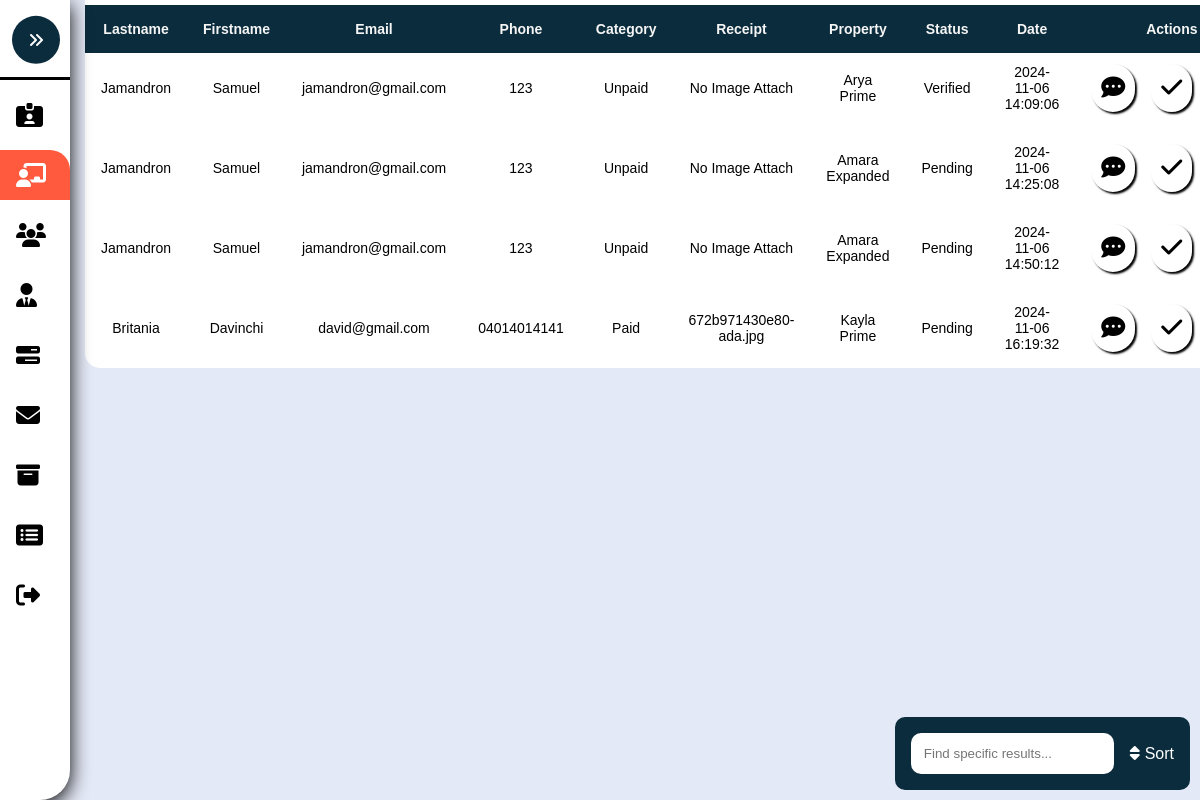
/Admin-Pending.php, run on the app's committed database.
### tables this page shows
CREATE TABLE `pending` (
  `PendingID` int(8) NOT NULL,
  `Lastname` varchar(255) NOT NULL,
  `Firstname` varchar(255) NOT NULL,
  `Email` varchar(255) NOT NULL,
  `Phone` varchar(255) NOT NULL,
  `Message` varchar(255) NOT NULL,
  `Address` varchar(255) NOT NULL,
  `Category` varchar(255) NOT NULL,
  `Receipt` longblob NOT NULL,
  `Date` timestamp NOT NULL DEFAULT current_timestamp(),
  `Status` varchar(255) NOT NULL,
  `Requirements` varchar(255) NOT NULL,
  `UserID` int(8) NOT NULL,
  `PropertyID` int(8) NOT NULL
);

CREATE TABLE `properties` (
  `PropertyID` int(8) NOT NULL,
  `Property` varchar(255) NOT NULL,
  `Description` varchar(255) NOT NULL,
  `Price` varchar(255) NOT NULL,
  `Bedrooms` int(8) NOT NULL,
  `Bathrooms` int(8) NOT NULL,
  `Lot` varchar(255) NOT NULL,
  `Block` varchar(255) NOT NULL,
  `Phase` varchar(255) NOT NULL,
  `Area_sqft` varchar(255) NOT NULL,
  `VirtualTour` varchar(255) NOT NULL,
  `Calendar` timestamp NOT NULL DEFAULT current_timestamp(),
  `Status` varchar(255) NOT NULL,
  `IExterior` longblob DEFAULT NULL,
  `IBedroom` longblob DEFAULT NULL,
  `IBathroom` longblob DEFAULT NULL,
  `IAttic` longblob DEFAULT NULL,
  `IDining` longblob DEFAULT NULL,
  `Role` varchar(255) NOT NULL,
  `UserID` int(7) NOT NULL COMMENT 'Foreign key of User table'
);

### Admin-Pending.php (the view, shortened to what this page needs)
<?php
	include './Assets/Php/Connection.php';
?>
<!DOCTYPE html>
<html>
<head>
	<link rel="stylesheet" type="text/css" href="./Assets/Css/Admin.css?v=<?php echo time(); ?>">
</head>
<body>
	<nav class="sidebar close" id="sidebar">
		<header>
			<figure class="image-container">
			</figure>
			<button class="toggle">
				<i class="fa-solid fa-angles-right"></i>
			</button>
		</header>
		<div class="menu-bar">
			<div class="menu">
				<ul class="menu-links">
					<li class="nav-link">
						<a href="./Admin-Account.php">
							<i class="fa-solid fa-id-card-clip"></i>
						</a>
					</li>
					<li class="nav-link">
						<a href="./Admin-Pending.php" class="active">
							<i class="fa-solid fa-chalkboard-user"></i>
						</a>
					</li>
					<li class="nav-link">
						<a href="./Admin-Users.php" class="dashboard-list-item">
							<i class="fa-solid fa-users"></i>
						</a>
					</li>
					<li class="nav-link">
						<a href="./Admin-Management.php" class="dashboard-list-item">
							<i class="fa-solid fa-user-tie"></i>
						</a>
					</li>
					<li class="nav-link">
						<a href="./Admin-Properties.php" class="dashboard-list-item">
							<i class="fa-solid fa-bars-progress"></i>
						</a>
					</li>
					<li class="nav-link">
						<a href="Admin-Message.php" class="dashboard-list-item">
							<i class="fa-solid fa-envelope"></i>
						</a>
					</li>
					<li class="nav-link">
						<a href="./Admin-Archieve.php" class="dashboard-list-item">
							<i class="fa-solid fa-box-archive"></i>
						</a>
					</li>
					<li class="nav-link">
						<a href="Admin-SoldProperties.php" class="dashboard-list-item">
							<i class="fa-solid fa-rectangle-list"></i>
						</a>
					</li>
					<li class="nav-link">
						<a href="./Assets/Php/Logout.php" class="dashboard-list-item">
							<i class="fa-solid fa-right-from-bracket"></i>
						</a>
					</li>
				</ul>
			</div>
		</div>
	</nav>
	<main class="main">
		<section class="Table-section" id="Table-Section">
			<div class="container">
				<table class="table" id="table">
					<tr>
						<th>Lastname</th>
						<th>Firstname</th>
						<th>Email</th>
						<th>Phone</th>
						<th>Category</th>
						<th>Receipt</th>
						<th>Property</th>
						<th>Status</th>
						<th>Date</th>
						<th class="action-center">Actions</th>
					</tr>
				<?php
					if(isset($_POST['Sort-btn'])){
						$Sortlist = $_POST['Sort-Option'];
						if($Sortlist == "Paid"){
							$sql = "SELECT Pending.*, Properties.Property FROM Pending JOIN Properties ON Pending.PropertyID = Properties.PropertyID WHERE Category = 'Paid' ";
						}elseif($Sortlist == "Unpaid"){
							$sql = "SELECT Pending.*, Properties.Property FROM Pending JOIN Properties ON Pending.PropertyID = Properties.PropertyID WHERE Category = 'Unpaid' ";
						}elseif($Sortlist == "Pending"){
							$sql = "SELECT Pending.*, Properties.Property FROM Pending JOIN Properties ON Pending.PropertyID = Properties.PropertyID WHERE Pending.Status = 'Pending' ";
						}elseif($Sortlist == "Verified"){
							$sql = "SELECT Pending.*, Properties.Property FROM Pending JOIN Properties ON Pending.PropertyID = Properties.PropertyID WHERE Pending.Status = 'Verified' ";
						}elseif($Sortlist == "Declined"){
							$sql = "SELECT Pending.*, Properties.Property FROM Pending JOIN Properties ON Pending.PropertyID = Properties.PropertyID WHERE Pending.Status = 'Declined' ";
						}else{
							$sql = "SELECT Pending.*, Properties.Property FROM Pending JOIN Properties ON Pending.PropertyID = Properties.PropertyID ORDER BY Category DESC";
						}
					}else{
						$sql = "SELECT Pending.*, Properties.Property FROM Pending JOIN Properties ON Pending.PropertyID = Properties.PropertyID ";
					}
						$rs = mysqli_query($conn, $sql);
						if($rs){
							while ($row = mysqli_fetch_assoc($rs)) {
								$PendingID = $row['PendingID'];
								$Lastname = $row['Lastname'];
								$Firstname = $row['Firstname'];
								$Email = $row['Email'];
								$Phone = $row['Phone'];
								$Selected_Property = $row['Property'];
								$Status = $row['Status'];
								$Category = $row['Category'];
								$Receipt = $row['Receipt'];
								$Date = $row['Date'];
								echo "
								<tr>
									<td>".$Lastname."</td>
									<td>".$Firstname."</td>
									<td>".$Email."</td>
									<td>".$Phone."</td>
									<td>".$Category."</td>
									<td>".$Receipt."</td>
									<td>".$Selected_Property."</td>
									<td>".$Status."</td>
									<td>".$Date."</td>
									<td class='td-action'>
										<a href='./Admin-ViewPending.php?ViewID=".$PendingID."' class='custom-tooltip' data-title='View/Edit'>
											<i class='fa-solid fa-comment-dots'></i>
										</a>
										<a href='./Assets/Php/Admin.php?SelectedID=".$PendingID."' onclick='return AcceptConfirmation()'' class='custom-tooltip' data-title='Confirm'>
											<i class='fa-sharp fa-solid fa-check'></i>
										</a>
										<a href='./Assets/Php/Admin.php?archiveID=".$PendingID."&value=Pending' onclick='return archiveConfirmation()'' class='custom-tooltip' data-title='Archive'>
											<i class='fa-solid fa-box-archive' ></i>
										</a>
									</td>
								</tr>
								";
							}
							echo " </table>";
						}
					?>
			</div>
		</section>
		<form method="POST">
			<div class="float-diagram">
				<div class="form-items">
					<input type="search" list="Options" name="Sort-Option" placeholder="Find specific results...">
				</div>
				<button type="submit" name="Sort-btn" ><i class="fa-solid fa-sort"></i> Sort </button>
			</div>
		</form>
	</main>
</body>
</html>

### Assets/Css/Admin.css (style rules this page uses)
:root { --dark-jungle-green: hsl(188, 63%, 7%); --prussian-blue: hsl(200, 69%, 14%); --raisin-black-1: hsl(227, 29%, 13%); --raisin-black-2: hsl(229, 17%, 19%); --yellow-green: hsl(89, 72%, 85%); --orange-soda: hsl(9,100%, 62%); --cultured-1: hsl(0, 0%, 93%); --cultured-2:hsl(192, 24%, 96%); --misty-rose: hsl(210, 100%, 97%); --alice-blue: hsl(8, 100%, 97%); --seashell: hsl(8,100%, 97%); --cadet: hsl(0, 0%, 100%); --white: hsl(0,0%, 100%); --black:hsl(0,0%,0%); --opal: hsl(180, 20%, 62%); --head-foot-bg-amaresa: rgba(255, 255, 255, 0.66); --header-bg-amaresa-shadow:0 4px 30px rgba(0, 0, 0, 0.1); --footer-bg-amaresa-shadow:0 -4px 30px rgba(0, 0, 0, 0.1); --amaresa-box-shadow: 2px 2px 2px black; --amaresa-bg:#f0f0f0; --body-color: #E4E9F7; --sidebar-color: #FFF; --sidebar-text-color: #707070; --sidebar-toggle-color: #DDD; --ff-numito-sans:"Nunito Sans", sans-serif; --ff-poppins:"Poppins", sans-serif; --fs-1: 1.875rem; --fs-2: 1.5rem; --fs-3: 1.375rem; --fs-4: 1.125rem; --fs-5: 0.875rem; --fs-6: 0.813rem; --fs-7: 0.75rem; --fw-500: 500; --fw-600: 600; --fw-700: 700; --transition:0.25s ease; --section-spacing: 100px; --shadow-1: 0 5px 20px hsla(219, 56%, 21%, 0.1); --shadow-1: 0 16px 32px hsla(188, 63%, 63%, 0.1); }
*, *::before, *::after { padding: 0; margin: 0; box-sizing: border-box; }
li { list-style: none; }
a { text-decoration: none; }
a, img, span, button, i { display: block; }
button { border:none; outline: none; background: none; font: inherit; text-align: left; cursor: pointer; }
i { pointer-events: none; }
html { font-family: var(--ff-numito-sans); scroll-behavior: smooth; }
body { background: var(--body-color); overflow-x: hidden; }
.container { padding-inline:15px; }
button, a { transition: var(--transition); }
.sidebar { position: fixed; top: 0; left: 0; box-shadow: 2px 2px 15px var(--orange-soda); border-bottom-right-radius: 30px; width: 250px; height: 100vh; background: var(--sidebar-color); transition: .5s ease; z-index: 100; }
.sidebar.close { width: 70px; box-shadow: 0 5px 20px black; }
.sidebar.close .toggle { transform: translate(-50%,-40%); background: var(--prussian-blue); }
.sidebar figure { border-bottom: 3px solid black; position: relative; }
.sidebar header { position: relative; }
.sidebar header .toggle { position: absolute; top: 30%; right:-20%; cursor: pointer; padding: 1rem; background: var(--orange-soda); color: var(--white); border-radius: 100%; display: flex; justify-content: center; align-items: center; transform: rotate(180deg) translate(40%); }
.sidebar .nav-link a { height: 50px; margin-top: 10px; display: flex; justify-content: left; align-items: center; color: black; transition:var(--transition); }
.sidebar .nav-link i { margin-inline: 1rem; font-size: var(--fs-2); }
.sidebar .nav-link .active { color: white; background: var(--orange-soda); border-top-right-radius: 20px; }
.main { position: relative; height: 100vh; left: 250px; width: calc(100% - 250px); transition: .5s ease; }
.sidebar.close ~ .main { left: 70px; width: calc(100% - 70px); }
.Table-section { max-height: 99vh; overflow-x: hidden; position: relative; }
.td-action { position: relative; transition: .3s ease; display: flex; align-items: center; gap: 1rem; justify-content: space-evenly; }
.td-action a { font-size: var(--fs-2); padding: 10px; background: var(--white); box-shadow: var(--amaresa-box-shadow); border-radius: 26px; color: black; }
.float-diagram { position: absolute; right: 10px; bottom: 10px; background: var(--prussian-blue); font-size: 1rem; border-radius: 10px ; color: white; padding: 1rem; display: flex; justify-content: center; align-items: center; gap: 1rem; }
.float-diagram button { color: white; display: flex; gap: 5px; justify-content: center; }
.float-diagram > .form-items input { padding: 0.8rem; border-radius: 10px; outline: none; border:none; }
.form-items { display: flex; gap: 1rem; width: 100%; align-items: center; justify-content: center; }
.custom-tooltip { position: relative; display: inline-block; cursor: pointer; }

### data on the page
pending: Lastname "Jamandron", Firstname "Samuel", Email "jamandron@gmail.com", Phone "123", Category "Unpaid", Receipt "No Image Attach", PropertyID.Property "Arya Prime", Status "Verified", Date "2024-11-06 14:09:06"
pending: Lastname "Jamandron", Firstname "Samuel", Email "jamandron@gmail.com", Phone "123", Category "Unpaid", Receipt "No Image Attach", PropertyID.Property "Amara Expanded", Status "Pending", Date "2024-11-06 14:25:08"
pending: Lastname "Jamandron", Firstname "Samuel", Email "jamandron@gmail.com", Phone "123", Category "Unpaid", Receipt "No Image Attach", PropertyID.Property "Amara Expanded", Status "Pending", Date "2024-11-06 14:50:12"
pending: Lastname "Britania", Firstname "Davinchi", Email "david@gmail.com", Phone "04014014141", Category "Paid", Receipt "672b971430e80-ada.jpg", PropertyID.Property "Kayla Prime", Status "Pending", Date "2024-11-06 16:19:32"
